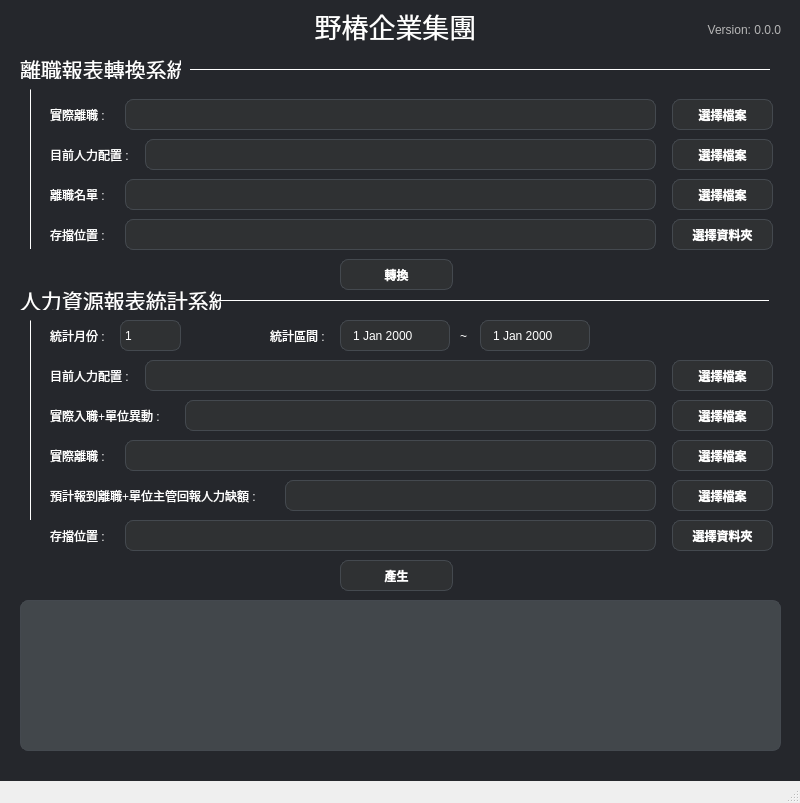
<?xml version="1.0" encoding="UTF-8"?>
<ui version="4.0">
 <class>MainWindow</class>
 <widget class="QMainWindow" name="MainWindow">
  <property name="geometry">
   <rect>
    <x>0</x>
    <y>0</y>
    <width>800</width>
    <height>803</height>
   </rect>
  </property>
  <property name="windowTitle">
   <string>野椿企業集團</string>
  </property>
  <property name="styleSheet">
   <string notr="true">QLabel {
	color: rgb(255, 255, 255);
}

QLineEdit {
	background-color: rgb(47, 49, 51);
	color: rgb(255, 255, 255);
   	border-radius: 8px;
   	border: 1px solid rgb(68, 73, 79);
   	padding: 5px 15px;
}

QLineEdit:focus {
 	 border: 1px solid rgb(255, 255, 255);
}

QPushButton {
  	background-color: rgb(47, 49, 51);
  	color: rgb(255, 255, 255);
  	font-weight: 600;
  	border-radius: 8px;
  	border: 1px solid rgb(68, 73, 79);
}

QPushButton:pressed {
  	background-color: rgb(64, 68, 71);
}

Line {
	background-color: rgb(74, 81, 85);
}


QDateEdit {
  	background-color: rgb(47, 49, 51);
  	color: rgb(255, 255, 255);
  	border-radius: 8px;
	border: 1px solid rgb(68, 73, 79);
	padding: 10px;
}

QDateEdit:drop-down {
	border: 0px;
}

QDateEdit:down-arrow {
	image: url(:/arrow-down/icon/arrow-down 01.png);
	width: 12px;
	height: 12px;
    margin-right: 10px;
}</string>
  </property>
  <widget class="QWidget" name="centralwidget">
   <property name="styleSheet">
    <string notr="true">#centralwidget {
	background-color: rgb(37, 39, 44);
}</string>
   </property>
   <widget class="QLabel" name="label_title">
    <property name="geometry">
     <rect>
      <x>0</x>
      <y>10</y>
      <width>791</width>
      <height>31</height>
     </rect>
    </property>
    <property name="font">
     <font>
      <family>Arial</family>
      <pointsize>20</pointsize>
     </font>
    </property>
    <property name="text">
     <string>野椿企業集團</string>
    </property>
    <property name="textFormat">
     <enum>Qt::AutoText</enum>
    </property>
    <property name="alignment">
     <set>Qt::AlignCenter</set>
    </property>
   </widget>
   <widget class="QWidget" name="widget_employee_root" native="true">
    <property name="geometry">
     <rect>
      <x>20</x>
      <y>290</y>
      <width>761</width>
      <height>301</height>
     </rect>
    </property>
    <widget class="QLabel" name="label_employee_root_title">
     <property name="geometry">
      <rect>
       <x>0</x>
       <y>0</y>
       <width>201</width>
       <height>20</height>
      </rect>
     </property>
     <property name="font">
      <font>
       <family>Arial</family>
       <pointsize>16</pointsize>
      </font>
     </property>
     <property name="text">
      <string>人力資源報表統計系統</string>
     </property>
     <property name="textFormat">
      <enum>Qt::AutoText</enum>
     </property>
     <property name="alignment">
      <set>Qt::AlignLeading|Qt::AlignLeft|Qt::AlignVCenter</set>
     </property>
    </widget>
    <widget class="Line" name="line_top">
     <property name="geometry">
      <rect>
       <x>199</x>
       <y>10</y>
       <width>551</width>
       <height>1</height>
      </rect>
     </property>
     <property name="styleSheet">
      <string notr="true"/>
     </property>
     <property name="orientation">
      <enum>Qt::Horizontal</enum>
     </property>
    </widget>
    <widget class="Line" name="line_left">
     <property name="geometry">
      <rect>
       <x>10</x>
       <y>30</y>
       <width>1</width>
       <height>201</height>
      </rect>
     </property>
     <property name="styleSheet">
      <string notr="true"/>
     </property>
     <property name="orientation">
      <enum>Qt::Vertical</enum>
     </property>
    </widget>
    <widget class="QWidget" name="widget_employee" native="true">
     <property name="geometry">
      <rect>
       <x>20</x>
       <y>70</y>
       <width>741</width>
       <height>31</height>
      </rect>
     </property>
     <property name="styleSheet">
      <string notr="true"/>
     </property>
     <widget class="QPushButton" name="pushButton_employee_select_file">
      <property name="geometry">
       <rect>
        <x>632</x>
        <y>0</y>
        <width>101</width>
        <height>31</height>
       </rect>
      </property>
      <property name="text">
       <string>選擇檔案</string>
      </property>
     </widget>
     <widget class="QLabel" name="label_employee_title">
      <property name="geometry">
       <rect>
        <x>10</x>
        <y>5</y>
        <width>91</width>
        <height>21</height>
       </rect>
      </property>
      <property name="text">
       <string>目前人力配置 : </string>
      </property>
     </widget>
     <widget class="QLineEdit" name="lineEdit_employee_value">
      <property name="geometry">
       <rect>
        <x>105</x>
        <y>0</y>
        <width>511</width>
        <height>31</height>
       </rect>
      </property>
      <property name="styleSheet">
       <string notr="true"/>
      </property>
      <property name="readOnly">
       <bool>false</bool>
      </property>
     </widget>
    </widget>
    <widget class="QWidget" name="widget_real_check_in_and_change" native="true">
     <property name="geometry">
      <rect>
       <x>20</x>
       <y>110</y>
       <width>741</width>
       <height>31</height>
      </rect>
     </property>
     <property name="styleSheet">
      <string notr="true"/>
     </property>
     <widget class="QPushButton" name="pushButton_real_check_in_and_change_select_file">
      <property name="geometry">
       <rect>
        <x>632</x>
        <y>0</y>
        <width>101</width>
        <height>31</height>
       </rect>
      </property>
      <property name="text">
       <string>選擇檔案</string>
      </property>
     </widget>
     <widget class="QLabel" name="label_real_check_in_and_change_title">
      <property name="geometry">
       <rect>
        <x>10</x>
        <y>5</y>
        <width>131</width>
        <height>21</height>
       </rect>
      </property>
      <property name="text">
       <string>實際入職+單位異動 : </string>
      </property>
     </widget>
     <widget class="QLineEdit" name="lineEdit_real_check_in_and_change_value">
      <property name="geometry">
       <rect>
        <x>145</x>
        <y>0</y>
        <width>471</width>
        <height>31</height>
       </rect>
      </property>
      <property name="styleSheet">
       <string notr="true"/>
      </property>
      <property name="readOnly">
       <bool>false</bool>
      </property>
     </widget>
    </widget>
    <widget class="QWidget" name="widget_real_leave" native="true">
     <property name="geometry">
      <rect>
       <x>20</x>
       <y>150</y>
       <width>741</width>
       <height>31</height>
      </rect>
     </property>
     <property name="styleSheet">
      <string notr="true"/>
     </property>
     <widget class="QPushButton" name="pushButton_real_leave_select_file">
      <property name="geometry">
       <rect>
        <x>632</x>
        <y>0</y>
        <width>101</width>
        <height>31</height>
       </rect>
      </property>
      <property name="text">
       <string>選擇檔案</string>
      </property>
     </widget>
     <widget class="QLabel" name="label_real_leave_title">
      <property name="geometry">
       <rect>
        <x>10</x>
        <y>5</y>
        <width>71</width>
        <height>21</height>
       </rect>
      </property>
      <property name="text">
       <string>實際離職 : </string>
      </property>
     </widget>
     <widget class="QLineEdit" name="lineEdit_real_leave_value">
      <property name="geometry">
       <rect>
        <x>85</x>
        <y>0</y>
        <width>531</width>
        <height>31</height>
       </rect>
      </property>
      <property name="styleSheet">
       <string notr="true"/>
      </property>
      <property name="readOnly">
       <bool>false</bool>
      </property>
     </widget>
    </widget>
    <widget class="QWidget" name="widget_manager_report" native="true">
     <property name="geometry">
      <rect>
       <x>20</x>
       <y>190</y>
       <width>741</width>
       <height>31</height>
      </rect>
     </property>
     <property name="styleSheet">
      <string notr="true"/>
     </property>
     <widget class="QPushButton" name="pushButton_manager_report_select_file">
      <property name="geometry">
       <rect>
        <x>632</x>
        <y>0</y>
        <width>101</width>
        <height>31</height>
       </rect>
      </property>
      <property name="text">
       <string>選擇檔案</string>
      </property>
     </widget>
     <widget class="QLabel" name="label_manager_report_title">
      <property name="geometry">
       <rect>
        <x>10</x>
        <y>5</y>
        <width>231</width>
        <height>21</height>
       </rect>
      </property>
      <property name="text">
       <string>預計報到離職+單位主管回報人力缺額 : </string>
      </property>
     </widget>
     <widget class="QLineEdit" name="lineEdit_manager_report_value">
      <property name="geometry">
       <rect>
        <x>245</x>
        <y>0</y>
        <width>371</width>
        <height>31</height>
       </rect>
      </property>
      <property name="styleSheet">
       <string notr="true"/>
      </property>
      <property name="readOnly">
       <bool>false</bool>
      </property>
     </widget>
    </widget>
    <widget class="QWidget" name="widget_save" native="true">
     <property name="geometry">
      <rect>
       <x>20</x>
       <y>230</y>
       <width>741</width>
       <height>31</height>
      </rect>
     </property>
     <property name="styleSheet">
      <string notr="true"/>
     </property>
     <widget class="QPushButton" name="pushButton_save_select_dir">
      <property name="geometry">
       <rect>
        <x>632</x>
        <y>0</y>
        <width>101</width>
        <height>31</height>
       </rect>
      </property>
      <property name="text">
       <string>選擇資料夾</string>
      </property>
     </widget>
     <widget class="QLabel" name="label_save_title">
      <property name="geometry">
       <rect>
        <x>10</x>
        <y>5</y>
        <width>71</width>
        <height>21</height>
       </rect>
      </property>
      <property name="text">
       <string>存擋位置 : </string>
      </property>
     </widget>
     <widget class="QLineEdit" name="lineEdit_save_value">
      <property name="geometry">
       <rect>
        <x>85</x>
        <y>0</y>
        <width>531</width>
        <height>31</height>
       </rect>
      </property>
      <property name="styleSheet">
       <string notr="true"/>
      </property>
      <property name="readOnly">
       <bool>false</bool>
      </property>
     </widget>
    </widget>
    <widget class="QPushButton" name="pushButton_generate">
     <property name="geometry">
      <rect>
       <x>320</x>
       <y>270</y>
       <width>113</width>
       <height>31</height>
      </rect>
     </property>
     <property name="text">
      <string>產生</string>
     </property>
    </widget>
    <widget class="QWidget" name="widget_month" native="true">
     <property name="geometry">
      <rect>
       <x>20</x>
       <y>30</y>
       <width>721</width>
       <height>31</height>
      </rect>
     </property>
     <widget class="QLabel" name="label_employee_title_2">
      <property name="geometry">
       <rect>
        <x>10</x>
        <y>5</y>
        <width>71</width>
        <height>21</height>
       </rect>
      </property>
      <property name="text">
       <string>統計月份 : </string>
      </property>
     </widget>
     <widget class="QComboBox" name="comboBox_month">
      <property name="geometry">
       <rect>
        <x>80</x>
        <y>0</y>
        <width>61</width>
        <height>31</height>
       </rect>
      </property>
      <property name="styleSheet">
       <string notr="true">QComboBox {
  	background-color: rgb(47, 49, 51);
  	color: rgb(255, 255, 255);
  	border-radius: 8px;
	border: 1px solid rgb(68, 73, 79);
}

QComboBox:drop-down {
	border: 0px;
}

QComboBox:down-arrow {
	image: url(:/arrow-down/icon/arrow-down 01.png);
	width: 12px;
	height: 12px;
    margin-right: 10px;
}

#comboBox_month QListView {
    	background-color: rgb(47, 49, 51);
	border-radius: 8px;
}

#comboBox_month QListView:item {
    	background-color: #fff;
}
</string>
      </property>
      <item>
       <property name="text">
        <string>1</string>
       </property>
      </item>
      <item>
       <property name="text">
        <string>2</string>
       </property>
      </item>
      <item>
       <property name="text">
        <string>3</string>
       </property>
      </item>
      <item>
       <property name="text">
        <string>4</string>
       </property>
      </item>
      <item>
       <property name="text">
        <string>5</string>
       </property>
      </item>
      <item>
       <property name="text">
        <string>6</string>
       </property>
      </item>
      <item>
       <property name="text">
        <string>7</string>
       </property>
      </item>
      <item>
       <property name="text">
        <string>8</string>
       </property>
      </item>
      <item>
       <property name="text">
        <string>9</string>
       </property>
      </item>
      <item>
       <property name="text">
        <string>10</string>
       </property>
      </item>
      <item>
       <property name="text">
        <string>11</string>
       </property>
      </item>
      <item>
       <property name="text">
        <string>12</string>
       </property>
      </item>
     </widget>
     <widget class="QLabel" name="label_employee_title_3">
      <property name="geometry">
       <rect>
        <x>230</x>
        <y>5</y>
        <width>71</width>
        <height>21</height>
       </rect>
      </property>
      <property name="text">
       <string>統計區間 : </string>
      </property>
     </widget>
     <widget class="QDateEdit" name="dateEdit_start">
      <property name="geometry">
       <rect>
        <x>300</x>
        <y>0</y>
        <width>110</width>
        <height>31</height>
       </rect>
      </property>
      <property name="styleSheet">
       <string notr="true"/>
      </property>
      <property name="calendarPopup">
       <bool>true</bool>
      </property>
     </widget>
     <widget class="QLabel" name="label_employee_title_4">
      <property name="geometry">
       <rect>
        <x>420</x>
        <y>5</y>
        <width>16</width>
        <height>21</height>
       </rect>
      </property>
      <property name="text">
       <string>~</string>
      </property>
     </widget>
     <widget class="QDateEdit" name="dateEdit_end">
      <property name="geometry">
       <rect>
        <x>440</x>
        <y>0</y>
        <width>110</width>
        <height>31</height>
       </rect>
      </property>
      <property name="calendarPopup">
       <bool>true</bool>
      </property>
     </widget>
    </widget>
   </widget>
   <widget class="QWidget" name="widget_leave_report_converter" native="true">
    <property name="geometry">
     <rect>
      <x>20</x>
      <y>59</y>
      <width>761</width>
      <height>231</height>
     </rect>
    </property>
    <widget class="QLabel" name="label_leave_report_convertor_root_title">
     <property name="geometry">
      <rect>
       <x>0</x>
       <y>0</y>
       <width>161</width>
       <height>20</height>
      </rect>
     </property>
     <property name="font">
      <font>
       <family>Arial</family>
       <pointsize>16</pointsize>
       <italic>false</italic>
      </font>
     </property>
     <property name="text">
      <string>離職報表轉換系統</string>
     </property>
     <property name="textFormat">
      <enum>Qt::AutoText</enum>
     </property>
     <property name="alignment">
      <set>Qt::AlignLeading|Qt::AlignLeft|Qt::AlignVCenter</set>
     </property>
    </widget>
    <widget class="Line" name="line_top_2">
     <property name="geometry">
      <rect>
       <x>170</x>
       <y>10</y>
       <width>581</width>
       <height>1</height>
      </rect>
     </property>
     <property name="font">
      <font>
       <pointsize>22</pointsize>
      </font>
     </property>
     <property name="styleSheet">
      <string notr="true"/>
     </property>
     <property name="orientation">
      <enum>Qt::Horizontal</enum>
     </property>
    </widget>
    <widget class="Line" name="line_left_2">
     <property name="geometry">
      <rect>
       <x>10</x>
       <y>30</y>
       <width>1</width>
       <height>161</height>
      </rect>
     </property>
     <property name="styleSheet">
      <string notr="true"/>
     </property>
     <property name="orientation">
      <enum>Qt::Vertical</enum>
     </property>
    </widget>
    <widget class="QWidget" name="widget_converter_real_leave" native="true">
     <property name="geometry">
      <rect>
       <x>20</x>
       <y>40</y>
       <width>741</width>
       <height>31</height>
      </rect>
     </property>
     <property name="styleSheet">
      <string notr="true"/>
     </property>
     <widget class="QPushButton" name="pushButton_converter_real_leave_select_file">
      <property name="geometry">
       <rect>
        <x>632</x>
        <y>0</y>
        <width>101</width>
        <height>31</height>
       </rect>
      </property>
      <property name="styleSheet">
       <string notr="true">QPushButton {
  	background-color: rgb(47, 49, 51);
  	color: rgb(255, 255, 255);
  	font-weight: 600;
  	border-radius: 8px;
  	border: 1px solid rgb(68, 73, 79);
}

QPushButton:pressed {
  	background-color: rgb(64, 68, 71);
}</string>
      </property>
      <property name="text">
       <string>選擇檔案</string>
      </property>
     </widget>
     <widget class="QLabel" name="label_converter_real_leave_title">
      <property name="geometry">
       <rect>
        <x>10</x>
        <y>0</y>
        <width>71</width>
        <height>31</height>
       </rect>
      </property>
      <property name="text">
       <string>實際離職 : </string>
      </property>
     </widget>
     <widget class="QLineEdit" name="lineEdit_converter_real_leave_value">
      <property name="geometry">
       <rect>
        <x>85</x>
        <y>0</y>
        <width>531</width>
        <height>31</height>
       </rect>
      </property>
      <property name="styleSheet">
       <string notr="true">QLineEdit {
	background-color: rgb(47, 49, 51);
	color: rgb(255, 255, 255);
   	border-radius: 8px;
   	border: 1px solid rgb(68, 73, 79);
   	padding: 5px 15px;
}

QLineEdit:focus {
 	 border: 1px solid rgb(255, 255, 255);
}</string>
      </property>
      <property name="readOnly">
       <bool>false</bool>
      </property>
     </widget>
    </widget>
    <widget class="QWidget" name="widget_converter_employee" native="true">
     <property name="geometry">
      <rect>
       <x>20</x>
       <y>80</y>
       <width>741</width>
       <height>31</height>
      </rect>
     </property>
     <property name="styleSheet">
      <string notr="true"/>
     </property>
     <widget class="QPushButton" name="pushButton_converter_employee_select_file">
      <property name="geometry">
       <rect>
        <x>632</x>
        <y>0</y>
        <width>101</width>
        <height>31</height>
       </rect>
      </property>
      <property name="text">
       <string>選擇檔案</string>
      </property>
     </widget>
     <widget class="QLabel" name="label_converter_employee_title">
      <property name="geometry">
       <rect>
        <x>10</x>
        <y>5</y>
        <width>91</width>
        <height>21</height>
       </rect>
      </property>
      <property name="text">
       <string>目前人力配置 : </string>
      </property>
     </widget>
     <widget class="QLineEdit" name="lineEdit_converter_employee_value">
      <property name="geometry">
       <rect>
        <x>105</x>
        <y>0</y>
        <width>511</width>
        <height>31</height>
       </rect>
      </property>
      <property name="styleSheet">
       <string notr="true"/>
      </property>
      <property name="readOnly">
       <bool>false</bool>
      </property>
     </widget>
    </widget>
    <widget class="QWidget" name="widget_converter_leave_list" native="true">
     <property name="geometry">
      <rect>
       <x>20</x>
       <y>120</y>
       <width>741</width>
       <height>31</height>
      </rect>
     </property>
     <property name="styleSheet">
      <string notr="true"/>
     </property>
     <widget class="QPushButton" name="pushButton_converter_leave_list_select_file">
      <property name="geometry">
       <rect>
        <x>632</x>
        <y>0</y>
        <width>101</width>
        <height>31</height>
       </rect>
      </property>
      <property name="text">
       <string>選擇檔案</string>
      </property>
     </widget>
     <widget class="QLabel" name="label_converter_leave_list_title">
      <property name="geometry">
       <rect>
        <x>10</x>
        <y>5</y>
        <width>71</width>
        <height>21</height>
       </rect>
      </property>
      <property name="text">
       <string>離職名單 : </string>
      </property>
     </widget>
     <widget class="QLineEdit" name="lineEdit_converter_leave_list_value">
      <property name="geometry">
       <rect>
        <x>85</x>
        <y>0</y>
        <width>531</width>
        <height>31</height>
       </rect>
      </property>
      <property name="styleSheet">
       <string notr="true"/>
      </property>
      <property name="readOnly">
       <bool>false</bool>
      </property>
     </widget>
    </widget>
    <widget class="QWidget" name="widget_converter_save" native="true">
     <property name="geometry">
      <rect>
       <x>20</x>
       <y>160</y>
       <width>741</width>
       <height>31</height>
      </rect>
     </property>
     <property name="styleSheet">
      <string notr="true"/>
     </property>
     <widget class="QPushButton" name="pushButton_converter_save_select_dir">
      <property name="geometry">
       <rect>
        <x>632</x>
        <y>0</y>
        <width>101</width>
        <height>31</height>
       </rect>
      </property>
      <property name="text">
       <string>選擇資料夾</string>
      </property>
     </widget>
     <widget class="QLabel" name="label_converter_save_title">
      <property name="geometry">
       <rect>
        <x>10</x>
        <y>5</y>
        <width>71</width>
        <height>21</height>
       </rect>
      </property>
      <property name="text">
       <string>存擋位置 : </string>
      </property>
     </widget>
     <widget class="QLineEdit" name="lineEdit_converter_save_value">
      <property name="geometry">
       <rect>
        <x>85</x>
        <y>0</y>
        <width>531</width>
        <height>31</height>
       </rect>
      </property>
      <property name="styleSheet">
       <string notr="true"/>
      </property>
      <property name="readOnly">
       <bool>false</bool>
      </property>
     </widget>
    </widget>
    <widget class="QPushButton" name="pushButton_convert">
     <property name="geometry">
      <rect>
       <x>320</x>
       <y>200</y>
       <width>113</width>
       <height>31</height>
      </rect>
     </property>
     <property name="text">
      <string>轉換</string>
     </property>
    </widget>
   </widget>
   <widget class="QTextBrowser" name="textBrowser_debug_message">
    <property name="geometry">
     <rect>
      <x>20</x>
      <y>600</y>
      <width>761</width>
      <height>151</height>
     </rect>
    </property>
    <property name="styleSheet">
     <string notr="true">QTextBrowser {
	background-color: rgb(66, 71, 75);
	color: rgb(255, 255, 255);
   	border-radius: 8px;
   	border: 1px solid rgb(68, 73, 79);
   	padding: 5px 15px;
}</string>
    </property>
   </widget>
   <widget class="QLabel" name="label_version">
    <property name="geometry">
     <rect>
      <x>660</x>
      <y>20</y>
      <width>121</width>
      <height>20</height>
     </rect>
    </property>
    <property name="styleSheet">
     <string notr="true">QLabel {
	color: rgb(182, 182, 182);
}</string>
    </property>
    <property name="text">
     <string>Version: 0.0.0</string>
    </property>
    <property name="alignment">
     <set>Qt::AlignRight|Qt::AlignTrailing|Qt::AlignVCenter</set>
    </property>
   </widget>
  </widget>
  <widget class="QStatusBar" name="statusbar"/>
  <widget class="QMenuBar" name="menubar">
   <property name="geometry">
    <rect>
     <x>0</x>
     <y>0</y>
     <width>800</width>
     <height>24</height>
    </rect>
   </property>
  </widget>
 </widget>
 <resources>
  <include location="../src.qrc"/>
 </resources>
 <connections/>
</ui>
